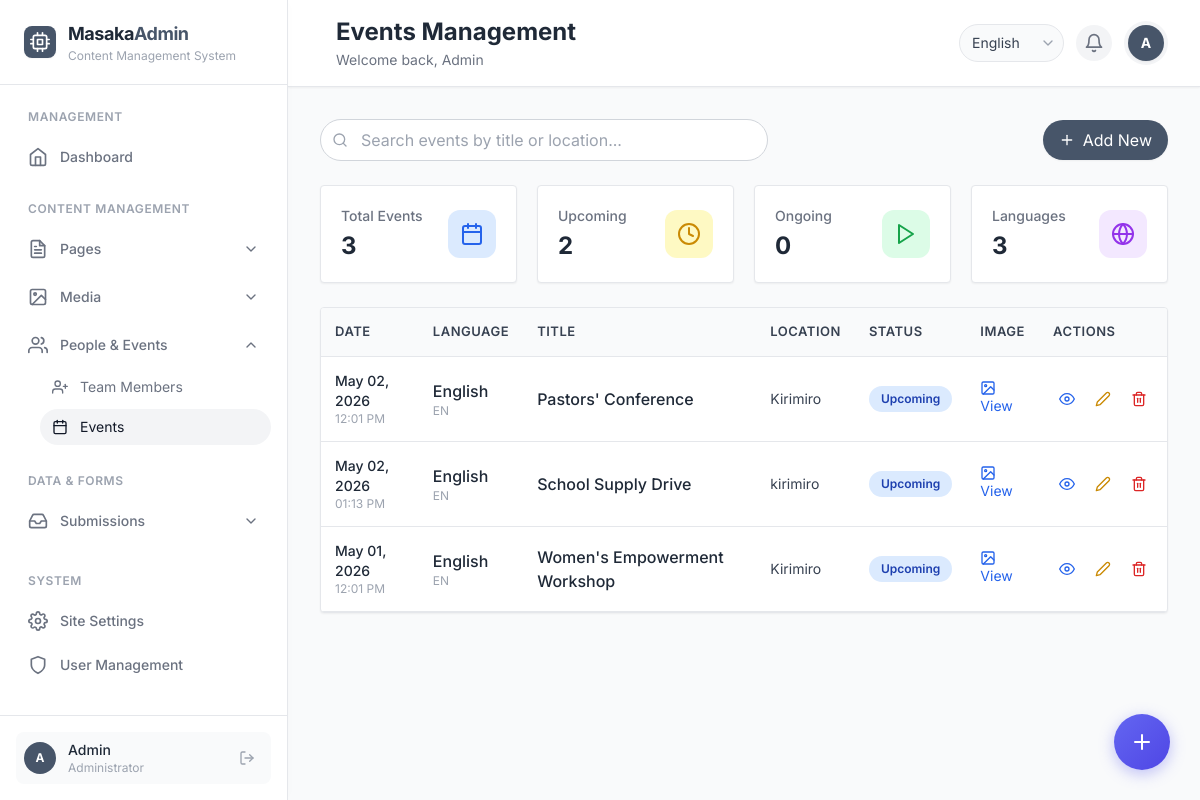
/admin/events.php (signed in), run on the app's committed database.
### tables this page shows
CREATE TABLE `events` (
  `id` int(11) NOT NULL,
  `language_id` int(11) NOT NULL DEFAULT 1,
  `title` varchar(255) NOT NULL,
  `description` text DEFAULT NULL,
  `image_url` varchar(500) DEFAULT NULL,
  `event_date` date DEFAULT NULL,
  `event_time` time DEFAULT NULL,
  `location` varchar(255) DEFAULT NULL,
  `status` enum('upcoming','completed','cancelled') DEFAULT 'upcoming',
  `created_at` timestamp NOT NULL DEFAULT current_timestamp()
);

CREATE TABLE `languages` (
  `id` int(11) NOT NULL,
  `code` varchar(2) NOT NULL,
  `name` varchar(50) NOT NULL,
  `is_default` tinyint(1) DEFAULT 0,
  `is_active` tinyint(1) DEFAULT 1,
  `created_at` timestamp NOT NULL DEFAULT current_timestamp()
);

### admin/events.php (the view, shortened to what this page needs)
<?php
require_once __DIR__ . '/../API/config.php';
$languages_query = $conn->query("SELECT id, code, name FROM languages WHERE is_active = 1");
$langs = [];
if ($languages_query) {
    while ($lang = $languages_query->fetch_assoc()) {
        $langs[$lang['id']] = $lang;
    }
}
$events = $conn->query("
    SELECT e.*, l.name as language_name, l.code as language_code
    FROM events e
    LEFT JOIN languages l ON e.language_id = l.id
    ORDER BY e.event_date DESC, e.created_at DESC
");
?>
<div class="space-y-6">
    <div class="flex flex-col sm:flex-row justify-between items-start sm:items-center gap-4">
        <div class="relative flex-1 max-w-md">
            <i data-feather="search" class="absolute left-3 top-1/2 transform -translate-y-1/2 w-4 h-4 text-gray-400"></i>
            <input type="text" id="searchInput" placeholder="Search events by title or location..."
                class="w-full pl-10 pr-4 py-2 border border-gray-300 rounded-full focus:ring-2">
        </div>
        <button onclick="openAddModal()" class="bg-primary-600 hover:bg-primary-700 text-white px-4 py-2 rounded-full flex items-center gap-2 transition-all shadow-sm">
            <i data-feather="plus" class="w-4 h-4"></i>
            Add New
        </button>
    </div>
    <div class="grid grid-cols-1 sm:grid-cols-2 lg:grid-cols-4 gap-5">
        <div class="bg-white rounded border border-gray-200 shadow-sm p-5 stat-card">
            <div class="flex items-center justify-between">
                <div>
                    <p class="text-sm font-medium text-gray-500">Total Events</p>
                    <p class="text-2xl font-bold text-gray-800 mt-1"><?php echo $events ? $events->num_rows : 0; ?></p>
                </div>
                <div class="w-12 h-12 bg-blue-100 rounded-xl flex items-center justify-center">
                    <i data-feather="calendar" class="w-6 h-6 text-blue-600"></i>
                </div>
            </div>
        </div>
        <div class="bg-white rounded border border-gray-200 shadow-sm p-5 stat-card">
            <div class="flex items-center justify-between">
                <div>
                    <p class="text-sm font-medium text-gray-500">Upcoming</p>
                    <p class="text-2xl font-bold text-gray-800 mt-1">
                        <?php
                        $upcomingQuery = $conn->query("SELECT COUNT(*) as count FROM events WHERE status = 'upcoming' AND event_date >= CURDATE()");
                        $upcomingCount = $upcomingQuery->fetch_assoc()['count'] ?? 0;
                        echo $upcomingCount;
                        ?>
                    </p>
                </div>
                <div class="w-12 h-12 bg-yellow-100 rounded-xl flex items-center justify-center">
                    <i data-feather="clock" class="w-6 h-6 text-yellow-600"></i>
                </div>
            </div>
        </div>
        <div class="bg-white rounded border border-gray-200 shadow-sm p-5 stat-card">
            <div class="flex items-center justify-between">
                <div>
                    <p class="text-sm font-medium text-gray-500">Ongoing</p>
                    <p class="text-2xl font-bold text-gray-800 mt-1">
                        <?php
                        $ongoingQuery = $conn->query("SELECT COUNT(*) as count FROM events WHERE status = 'ongoing'");
                        $ongoingCount = $ongoingQuery->fetch_assoc()['count'] ?? 0;
                        echo $ongoingCount;
                        ?>
                    </p>
                </div>
                <div class="w-12 h-12 bg-green-100 rounded-xl flex items-center justify-center">
                    <i data-feather="play" class="w-6 h-6 text-green-600"></i>
                </div>
            </div>
        </div>
        <div class="bg-white rounded border border-gray-200 shadow-sm p-5 stat-card">
            <div class="flex items-center justify-between">
                <div>
                    <p class="text-sm font-medium text-gray-500">Languages</p>
                    <p class="text-2xl font-bold text-gray-800 mt-1"><?php echo count($langs); ?></p>
                </div>
                <div class="w-12 h-12 bg-purple-100 rounded-xl flex items-center justify-center">
                    <i data-feather="globe" class="w-6 h-6 text-purple-600"></i>
                </div>
            </div>
        </div>
    </div>
    <div class="bg-white rounded border border-gray-200 shadow-sm overflow-hidden">
        <div class="table-container">
            <table class="data-table">
                <thead>
                    <tr>
                        <th>Date</th>
                        <th>Language</th>
                        <th>Title</th>
                        <th>Location</th>
                        <th>Status</th>
                        <th>Image</th>
                        <th>Actions</th>
                    </tr>
                </thead>
                <tbody id="tableBody">
                    <?php if ($events && $events->num_rows > 0): ?>
                        <?php while ($event = $events->fetch_assoc()): ?>
                            <tr data-title="<?php echo strtolower(htmlspecialchars($event['title'])); ?>"
                                data-location="<?php echo strtolower(htmlspecialchars($event['location'] ?? '')); ?>">
                                <td class="text-sm">
                                    <div class="font-medium text-gray-800"><?php echo date('M d, Y', strtotime($event['event_date'])); ?></div>
                                    <div class="text-xs text-gray-400"><?php echo date('h:i A', strtotime($event['event_time'])); ?></div>
                                </td>
                                <td>
                                    <div class="font-medium text-gray-800"><?php echo htmlspecialchars($event['language_name']); ?></div>
                                    <div class="text-xs text-gray-400"><?php echo strtoupper($event['language_code']); ?></div>
                                </td>
                                <td>
                                    <div class="font-medium text-gray-800"><?php echo htmlspecialchars(substr($event['title'], 0, 40)); ?></div>
                                </td>
                                <td class="text-sm text-gray-700"><?php echo htmlspecialchars($event['location'] ?: 'TBD'); ?></td>
                                <td>
                                    <span class="status-badge status-<?php echo $event['status']; ?>">
                                        <?php echo ucfirst($event['status']); ?>
                                    </span>
                                </td>
                                <td>
                                    <?php if (!empty($event['image_url'])): ?>
                                        <button onclick="showImagePreview('../<?php echo $event['image_url']; ?>')" class="text-blue-600 hover:text-blue-800 text-sm">
                                            <i data-feather="image" class="w-4 h-4"></i> View
                                        </button>
                                    <?php else: ?>
                                        <span class="text-gray-400 text-sm">No image</span>
                                    <?php endif; ?>
                                </td>
                                <td>
                                    <div class="flex items-center gap-2">
                                        <button onclick="viewEvent(<?php echo $event['id']; ?>)" class="btn-action text-blue-600 hover:bg-blue-50 p-2" title="View">
                                            <i data-feather="eye" class="w-4 h-4"></i>
                                        </button>
                                        <button onclick="editEvent(<?php echo $event['id']; ?>)" class="btn-action text-yellow-600 hover:bg-yellow-50 p-2" title="Edit">
                                            <i data-feather="edit-2" class="w-4 h-4"></i>
                                        </button>
                                        <button onclick="confirmDelete(<?php echo $event['id']; ?>, '<?php echo htmlspecialchars($event['title']); ?>')" class="btn-action text-red-600 hover:bg-red-50 p-2" title="Delete">
                                            <i data-feather="trash-2" class="w-4 h-4"></i>
                                        </button>
                                    </div>
                                </td>
                            </tr>
                        <?php endwhile; ?>
                    <?php endif; ?>
                </tbody>
            </table>
        </div>
    </div>
</div>
<div class="floating-btn" onclick="openAddModal()">
    <i data-feather="plus" class="w-6 h-6"></i>
</div>
<?php
require_once __DIR__ . '/layout.php';
?>

### admin/events.php (style rules this page uses)
.status-badge { display: inline-block; padding: 4px 12px; border-radius: 9999px; font-size: 12px; font-weight: 600; }
.status-upcoming { background-color: #dbeafe; color: #1e40af; }
.btn-action { padding: 6px; border-radius: 8px; transition: all 0.2s; cursor: pointer; }
.floating-btn { position: fixed; bottom: 30px; right: 30px; width: 56px; height: 56px; border-radius: 50%; background: linear-gradient(135deg, #6366f1, #4f46e5); color: white; display: flex; align-items: center; justify-content: center; cursor: pointer; box-shadow: 0 4px 15px rgba(99, 102, 241, 0.4); transition: all 0.3s; z-index: 100; }
.table-container { overflow-x: auto; }
.data-table { width: 100%; border-collapse: collapse; }
.data-table th, .data-table td { padding: 14px; text-align: left; border-bottom: 1px solid #e5e7eb; }
.data-table th { background-color: #f9fafb; font-weight: 600; color: #374151; font-size: 13px; text-transform: uppercase; letter-spacing: 0.5px; }
.stat-card { transition: all 0.3s; }

### data on the page
events: event_date "May 02, 2026", event_time "12:01 PM", language.name "English", language.code "EN", title "Pastors' Conference", location "Kirimiro", status "Upcoming"
events: event_date "May 02, 2026", event_time "01:13 PM", language.name "English", language.code "EN", title "School Supply Drive", location "kirimiro", status "Upcoming"
events: event_date "May 01, 2026", event_time "12:01 PM", language.name "English", language.code "EN", title "Women's Empowerment Workshop", location "Kirimiro", status "Upcoming"

### other printed values
substr(htmlspecialchars($_SESSION['user_name']), 0, 1) "A"
$_SESSION['user_name'] "Admin"
$pageTitle "Events Management"
$events->num_rows "3"
$upcomingCount "2"
$ongoingCount "0"
count($langs) "3"
form field value "English"
